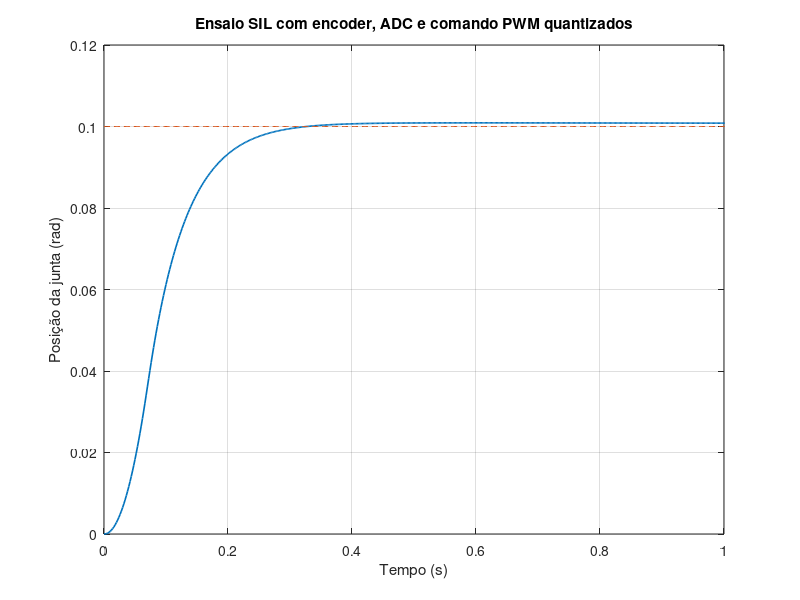

The MATLAB script that drew this image: (Note: this script raises an error after producing the figure.)
% Software-only end-to-end scenario model for the AuroraArm joint.
% Assumed encoder/ADC/PWM resolutions are explicit and are not hardware specs.
clear; clc;
project_root=fileparts(fileparts(mfilename('fullpath'))); cd(project_root);
R=0.8; L=1.2e-3; Kt=0.085; Ke=0.085; J=4.2e-4; b=1.5e-4;
N=100; Vmax=48; imax=8; Ts=2e-3; arm=0.35;
counts_per_rev=65536; adc_bits=12; pwm_bits=12;
kp=800; ki=400; kd=45; ref_step=0.1; duration=30;
A=[-R/L,-Ke/L,0;Kt/J,-b/J,0;0,1,0];
B=[1/L,0;0,-Kt/J;0,0];
Md=expm([A B;zeros(2,5)]*Ts); Ad=Md(1:3,1:3); Bd=Md(1:3,4:5);
n=round(duration/Ts); loads=[0.20,0.25,0.30];
encoder_step=2*pi/counts_per_rev;
current_step=2*imax/(2^adc_bits-1);
voltage_step=2*Vmax/(2^pwm_bits-1);
phi=exp(-R*Ts/L); gamma_i=(1-phi)/R;
results=zeros(numel(loads)+1,7);

% Four deterministic load cases: 0.20, 0.25, 0.30 N m, plus a one-cycle
% actuator-command delay at nominal load. No random noise is used.
for scenario=1:numel(loads)+1
  if scenario<=numel(loads), tau_load=loads(scenario); actuator_delay=0;
  else, tau_load=0.25; actuator_delay=1; end
  x=zeros(3,1); integ=0; prev_motor_enc=0; ylog=zeros(n,1); vlog=ylog; ilog=ylog;
  delayed_u=zeros(actuator_delay,1);
  for k=1:n
    if actuator_delay>0, u_applied=delayed_u(1); else, u_applied=0; end
    theta_motor_enc=round(x(3)/encoder_step)*encoder_step;
    prev_sensed_motor=prev_motor_enc;
    prev_motor_enc=theta_motor_enc;
    sensed_motor=theta_motor_enc;
    theta_joint=sensed_motor/N;
    current_adc=round(x(1)/current_step)*current_step;
    omega_est=(sensed_motor-prev_sensed_motor)/Ts;
    e=ref_step-theta_joint;
    dtheta=(sensed_motor-prev_sensed_motor)/(Ts*N);
    u0=kp*e+ki*integ-kd*dtheta;
    u=max(-Vmax,min(Vmax,u0));
    % Quantized drive command chosen from levels that satisfy the predicted
    % current constraint. With a delayed command, predict through the queued
    % command that will be applied during the next sample.
    if actuator_delay==0
      i_prediction=current_adc;
    else
      i_prediction=phi*current_adc+gamma_i*(u_applied-Ke*omega_est);
    end
    umax_i=(imax-phi*i_prediction)/gamma_i+Ke*omega_est;
    umin_i=(-imax-phi*i_prediction)/gamma_i+Ke*omega_est;
    lo=max(-Vmax,umin_i); hi=min(Vmax,umax_i);
    lo_code=ceil(lo/voltage_step); hi_code=floor(hi/voltage_step);
    if lo_code<=hi_code
      ucode=min(hi_code,max(lo_code,round(u/voltage_step)));
      u=ucode*voltage_step;
    else
      u=0; % fail-safe fallback if sensor estimates leave no feasible code
    end
    if (abs(u-u0)<1e-5)||(u<u0 && e<0)||(u>u0 && e>0), integ+=Ts*e; end
    if actuator_delay==0
      u_applied=u;
    else
      delayed_u=[delayed_u(2:end);u];
    end
    x=Ad*x+Bd*[u_applied;tau_load];
    ylog(k)=theta_joint; vlog(k)=u_applied; ilog(k)=x(1);
  end
  overshoot=max(0,(max(ylog)-ref_step)/ref_step*100);
  outside=find(abs(ylog-ref_step)>0.02*ref_step,1,'last');
  if isempty(outside), settling=0; else, settling=outside*Ts*1000; end
  results(scenario,:)=[tau_load,actuator_delay*Ts*1000,overshoot,settling,abs(ylog(end)-ref_step),max(abs(vlog)),max(abs(ilog))];
  if scenario==2, nominal_y=ylog; nominal_v=vlog; nominal_i=ilog; end
end

if ~exist('figures','dir'), mkdir('figures'); end
figure(1); t=(0:n-1)'*Ts; plot(t,nominal_y,'LineWidth',1.2); hold on;
plot(t,ref_step+0*t,'--'); grid on; xlim([0,1]);
xlabel('Tempo (s)'); ylabel('Posição da junta (rad)');
title('Ensaio SIL com encoder, ADC e comando PWM quantizados');
print('figures/software_only_step.png','-dpng','-r140');

fid=fopen('tests/software_only_results.txt','w');
fprintf(fid,'SOFTWARE_ONLY_MODEL: sampled motor + joint plant, quantized encoder/ADC/PWM, position PID\n');
fprintf(fid,'ASSUMPTIONS encoder=%d counts/rev; ADC=%d bits over +/-8 A; signed PWM=%d bits over +/-48 V; Ts=%.3g s\n',counts_per_rev,adc_bits,pwm_bits,Ts);
fprintf(fid,'ASSUMPTIONS one-cycle command delay scenario; no random noise, backlash, flexible links, thermal model, brake model, or real-time scheduler\n');
fprintf(fid,'load_Nm,actuator_delay_ms,overshoot_pct,settling_ms,final_error_rad,peak_abs_voltage_V,peak_abs_current_A\n');
for s=1:size(results,1)
 fprintf(fid,'%.3f,%.1f,%.6g,%.6g,%.9g,%.6g,%.6g\n',results(s,:));
end
fprintf(fid,'LIMITS: analytical software scenarios only; not physical safety or target WCET evidence\n');
fclose(fid);
disp(fileread('tests/software_only_results.txt'));
